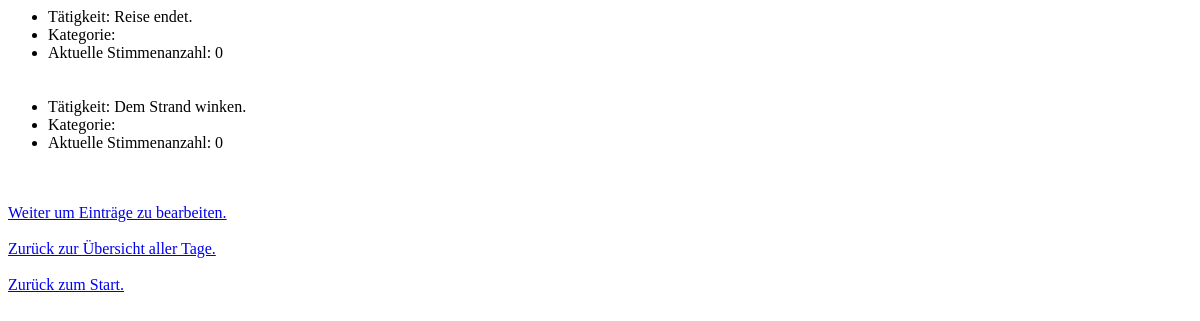
Before: /zeitplan/8/ with the older database file.
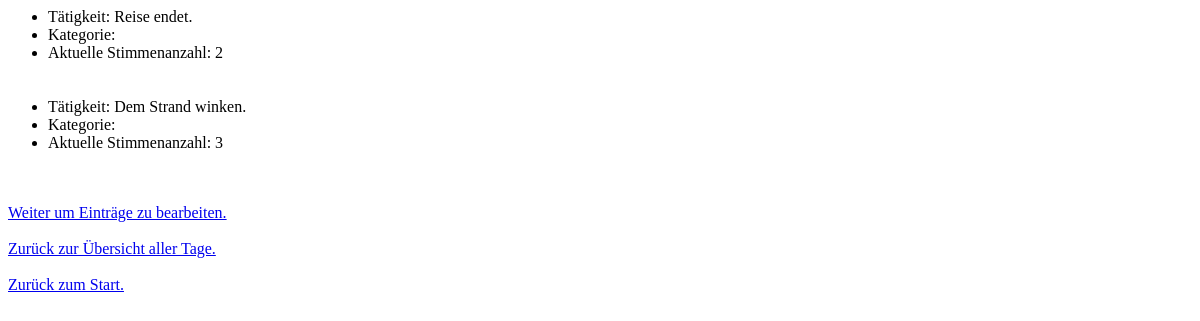
After: the same page with the newer database file.
### zeitplan/models.py (models this page shows, shortened)
class Time_entry(models.Model):
    day = models.ForeignKey(Day, on_delete=models.CASCADE)
    entry_category = models.ForeignKey(Entry_category, models.SET_NULL, blank=True, null=True)
    entry_text = models.CharField(max_length=100)
    entry_passed = models.BooleanField(null=True, default=None)
    votes = models.IntegerField(default=0)

### zeitplan/views.py (the view)
# urls.py: path("<int:day_id>/", views.day_overview, name="day_overview"),
def day_overview(request, day_id):
    time_entry_list = Time_entry.objects.filter(
        day=day_id
    )
    context = {
        "time_entry_list": time_entry_list,
        "day_id": day_id
    }
    return render(request, "zeitplan/day_overview.html", context)

### zeitplan/templates/zeitplan/day_overview.html (shortened to what this page needs)
{% if time_entry_list %}
    <ul>
    {% for entry in time_entry_list %}
        <li>{{ "Tätigkeit: " }} {{ entry.entry_text }}</li>
        <li>{{ "Kategorie: "}} {{ entry.entry_category__category_text }}</li>
        <li>{{ "Aktuelle Stimmenanzahl: "}} {{ entry.votes }}</li>
        <br></br>
    {% endfor %}
    </ul>
{% else %}
    <p>Aktuell keine Einträge vorhanden</p>
{% endif %}
<a href="{% url 'zeitplan:day_edit' day_id %}">{{ "Weiter um Einträge zu bearbeiten." }}</a>
<a href="{% url 'zeitplan:overview' %}">{{ "Zurück zur Übersicht aller Tage." }}</a>
<a href="{% url 'zeitplan:index' %}">{{ "Zurück zum Start." }}</a>

Changed rows visible on the page:
changed Time_entry "Reise endet.": votes "0" → "2"
changed Time_entry "Dem Strand winken.": votes "0" → "3"
